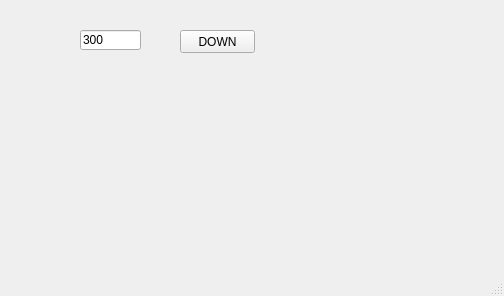
<?xml version="1.0" encoding="UTF-8"?>
<ui version="4.0">
 <class>MainWindow</class>
 <widget class="QMainWindow" name="MainWindow">
  <property name="geometry">
   <rect>
    <x>0</x>
    <y>0</y>
    <width>504</width>
    <height>296</height>
   </rect>
  </property>
  <property name="windowTitle">
   <string>MainWindow</string>
  </property>
  <widget class="QWidget" name="centralwidget">
   <widget class="QPushButton" name="pb">
    <property name="geometry">
     <rect>
      <x>180</x>
      <y>30</y>
      <width>75</width>
      <height>23</height>
     </rect>
    </property>
    <property name="text">
     <string>DOWN</string>
    </property>
   </widget>
   <widget class="QLineEdit" name="le">
    <property name="geometry">
     <rect>
      <x>80</x>
      <y>30</y>
      <width>61</width>
      <height>20</height>
     </rect>
    </property>
    <property name="text">
     <string>300</string>
    </property>
   </widget>
  </widget>
  <widget class="QMenuBar" name="menubar">
   <property name="geometry">
    <rect>
     <x>0</x>
     <y>0</y>
     <width>504</width>
     <height>21</height>
    </rect>
   </property>
  </widget>
  <widget class="QStatusBar" name="statusbar"/>
 </widget>
 <resources/>
 <connections/>
</ui>
